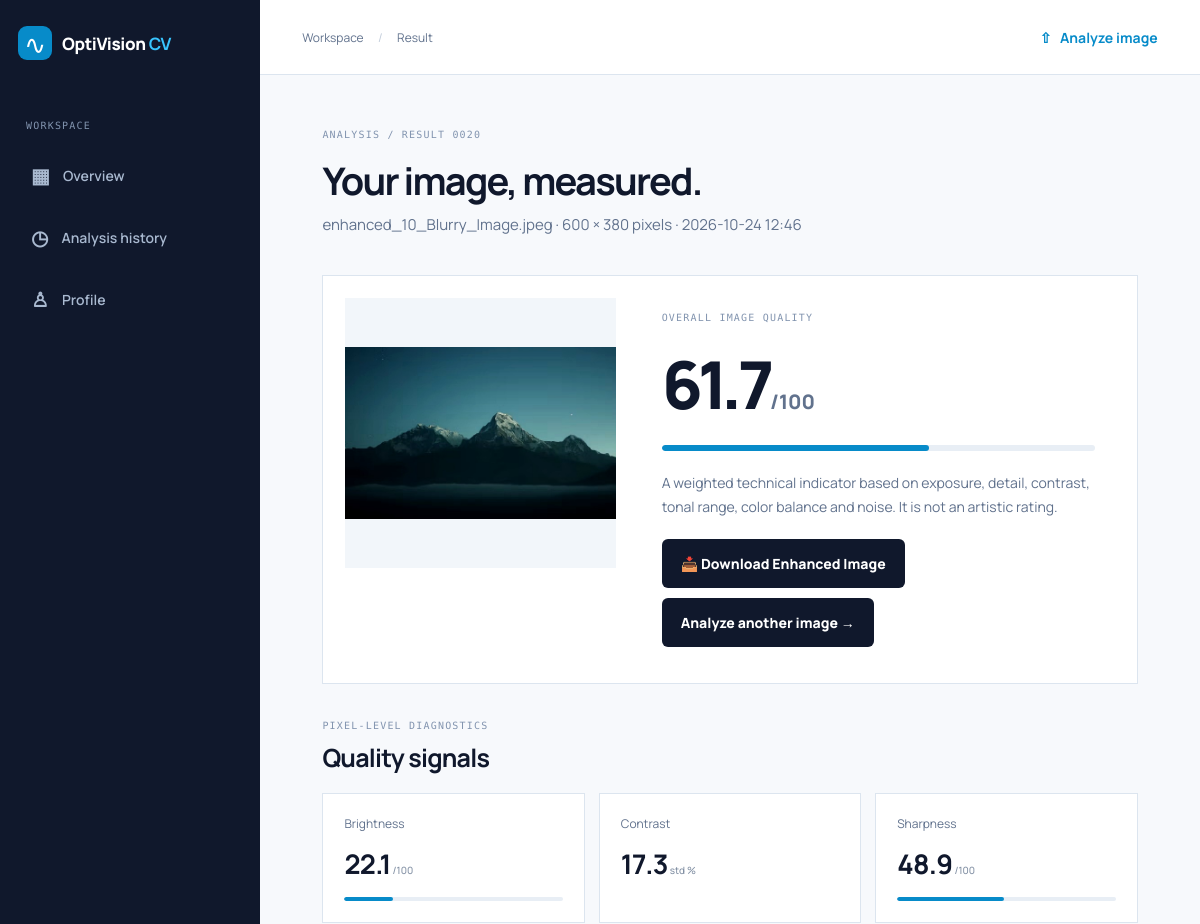
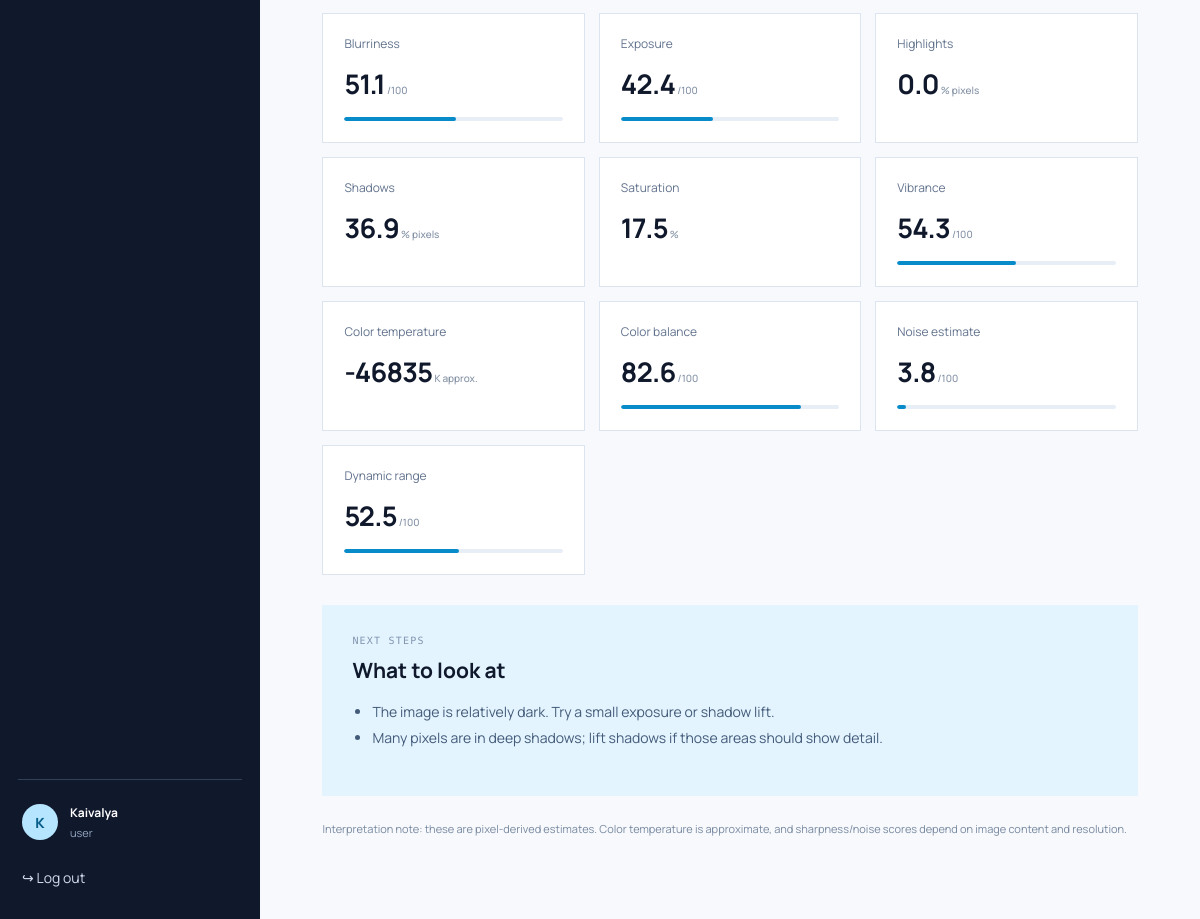
The page /result/20 (signed in) on the database its author committed (2 pictures, top to bottom).
### tables this page shows
CREATE TABLE users(
            id INTEGER PRIMARY KEY AUTOINCREMENT,
            name TEXT NOT NULL, email TEXT NOT NULL UNIQUE,
            password_hash TEXT NOT NULL, role TEXT NOT NULL DEFAULT 'user',
            active INTEGER NOT NULL DEFAULT 1, created_at TEXT NOT NULL
        );

CREATE TABLE analyses(
            id INTEGER PRIMARY KEY AUTOINCREMENT,
            user_id INTEGER NOT NULL, filename TEXT NOT NULL, stored_name TEXT NOT NULL,
            width INTEGER, height INTEGER, score REAL, metrics TEXT NOT NULL,
            created_at TEXT NOT NULL,
            FOREIGN KEY(user_id) REFERENCES users(id)
        );

### app.py (the view)
@app.route("/result/<int:analysis_id>")
@login_required
def result(analysis_id):
    with db() as con:
        row = con.execute("SELECT * FROM analyses WHERE id=?",(analysis_id,)).fetchone()
    if not row: abort(404)
    if row["user_id"] != current_user()["id"] and current_user()["role"] != "admin": abort(403)
    data = json.loads(row["metrics"])
    return render_template("result.html", row=row, metrics=data["metrics"], tips=data["tips"])

### app.py (called while the page is built)
def db():
    conn = sqlite3.connect(DB_PATH)
    conn.row_factory = sqlite3.Row
    return conn

def current_user():
    if not session.get("user_id"): return None
    with db() as con:
        return con.execute("SELECT id,name,email,role,active,created_at FROM users WHERE id=?", (session["user_id"],)).fetchone()

@app.context_processor
def inject_user():
    return {"current_user": current_user()}

def login_required(fn):
    @wraps(fn)
    def wrapper(*args, **kwargs):
        user = current_user()
        if not user:
            flash("Please sign in to continue.", "info")
            return redirect(url_for("login"))
        if not user["active"]:
            session.clear()
            flash("This account is disabled. Contact the administrator.", "error")
            return redirect(url_for("login"))
        return fn(*args, **kwargs)
    return wrapper

### templates/result.html (shortened to what this page needs)
{% extends "base.html" %}
{% block content %}
<div class="page-heading">
    <div class="eyebrow">ANALYSIS / RESULT {{ '%04d'|format(row.id) }}</div>
    <h1>Your image, measured.</h1>
    <p>{{ row.filename }} · {{ row.width }} × {{ row.height }} pixels · {{ row.created_at[:16].replace('T',' ') }}</p>
</div>
<section class="result-overview">
    <img src="{{ url_for('image_file', analysis_id=row.id) }}" alt="Analyzed image">
    <div class="score-summary">
        <div class="eyebrow">OVERALL IMAGE QUALITY</div>
        <div class="big-score">{{ '%.1f'|format(row.score) }}<small>/100</small></div>
        <div class="score-track"><span style="width:{{ row.score }}%"></span></div>
        <p>A weighted technical indicator based on exposure, detail, contrast, tonal range, color balance and noise. It is not an artistic rating.</p>
        <div style="display: flex; gap: 10px; flex-wrap: wrap; margin-top: 15px;">
            <a class="button" href="{{ url_for('download_image', analysis_id=row.id) }}">📥 Download Enhanced Image</a>
            <a class="button secondary" href="{{ url_for('upload') }}">Analyze another image →</a>
        </div>
    </div>
</section>
<div class="section-title">
    <div>
        <div class="eyebrow">PIXEL-LEVEL DIAGNOSTICS</div>
        <h2>Quality signals</h2>
    </div>
</div>
<div class="metric-grid">
{% for key, label, unit in [('brightness','Brightness','/100'),('contrast','Contrast','std %'),('sharpness','Sharpness','/100'),('blurriness','Blurriness','/100'),('exposure','Exposure','/100'),('highlights','Highlights','% pixels'),('shadows','Shadows','% pixels'),('saturation','Saturation','%'),('vibrance','Vibrance','/100'),('color_temperature','Color temperature','K approx.'),('color_balance','Color balance','/100'),('noise','Noise estimate','/100'),('dynamic_range','Dynamic range','/100')] %}
<article class="metric-card">
    <div class="metric-name">{{ label }}</div>
    <strong>{{ metrics[key] }}<small> {{ unit }}</small></strong>
    {% if key in ['brightness','sharpness','blurriness','exposure','vibrance','color_balance','noise','dynamic_range'] %}
    <div class="mini-track"><span style="width:{{ metrics[key] }}%"></span></div>
    {% endif %}
</article>
{% endfor %}
</div>
<section class="tips-panel">
    <div class="eyebrow">NEXT STEPS</div>
    <h2>What to look at</h2>
    <ul>
        {% for tip in tips %}
        <li>{{ tip }}</li>
        {% endfor %}
    </ul>
</section>
<p class="disclaimer">Interpretation note: these are pixel-derived estimates. Color temperature is approximate, and sharpness/noise scores depend on image content and resolution.</p>
{% endblock %}

### templates/base.html (shortened to what this page needs)
<!doctype html>
<html lang="en">
<head>
  <link rel="stylesheet" href="{{ url_for('static', filename='style.css') }}">
</head>
<body>
{% if current_user %}
<div class="app-shell">
  <aside class="sidebar">
    <a class="brand" href="{{ url_for('dashboard') }}"><span class="brand-icon">∿</span><span>OptiVision <b>CV</b></span></a>
    <div class="side-label">WORKSPACE</div>
    <nav>
      <a class="{{ 'active' if request.endpoint == 'dashboard' else '' }}" href="{{ url_for('dashboard') }}"><span>▦</span> Overview</a>
      <a class="{{ 'active' if request.endpoint == 'history' else '' }}" href="{{ url_for('history') }}"><span>◷</span> Analysis history</a>
      <a class="{{ 'active' if request.endpoint == 'profile' else '' }}" href="{{ url_for('profile') }}"><span>♙</span> Profile</a>
    </nav>
    <div class="sidebar-bottom">
      <div class="avatar">{{ current_user.name[:1]|upper }}</div>
      <div class="account"><strong>{{ current_user.name }}</strong><small>{{ current_user.role }}</small></div>
      <a class="logout" href="{{ url_for('logout') }}">↪ Log out</a>
    </div>
  </aside>
  <main class="main-area">
    <header class="topbar"><div class="crumb">Workspace <span>/</span> {{ request.endpoint|replace('_',' ') }}</div><a class="top-upload" href="{{ url_for('upload') }}">⇧ &nbsp; Analyze image</a></header>
    <section class="page-content">
{% endif %}
{% block content %}{% endblock %}
{% if current_user %}</section></main></div>{% else %}</main>{% endif %}
</body></html>

### static/style.css (style rules this page uses)
:root { --navy:#10182c;--ink:#10182c;--muted:#61728d;--blue:#078bc9;--cyan:#39c5ff;--pale:#e1f3ff;--line:#dce5ef;--bg:#f7f9fc;--white:#fff;--green:#08b58a }
* { box-sizing:border-box }
body { margin:0;background:var(--bg);color:var(--ink);font-family:Manrope,Arial,sans-serif;font-size:14px }
a { color:var(--blue);text-decoration:none }
.app-shell { min-height:100vh;display:flex }
.sidebar { width:260px;flex:0 0 260px;background:var(--navy);color:white;min-height:100vh;padding:26px 18px;display:flex;flex-direction:column }
.brand { display:flex;align-items:center;gap:10px;color:inherit;font-weight:800;font-size:17px;letter-spacing:-.4px }
.brand b { color:var(--cyan) }
.brand-icon { width:34px;height:34px;display:grid;place-items:center;background:#078bc9;color:#fff;border-radius:9px;font-size:26px;font-weight:500 }
.side-label,.eyebrow { font-family:'DM Mono',monospace;font-size:10px;letter-spacing:1.2px;color:#8294af }
.side-label { margin:60px 8px 16px }
.sidebar nav { display:grid;gap:5px }
.sidebar nav a { display:flex;gap:13px;align-items:center;padding:15px 13px;border-radius:8px;color:#a9b9d0;font-weight:600 }
.sidebar nav a span { font-size:20px }
.sidebar-bottom { margin-top:auto;border-top:1px solid #344057;padding:24px 4px 0;display:grid;grid-template-columns:38px 1fr;gap:10px;align-items:center }
.avatar { width:36px;height:36px;border-radius:50%;background:#b6e6ff;color:#08608a;display:grid;place-items:center;font-weight:800;flex-shrink:0 }
.account strong,.account small { display:block }
.account strong { font-size:12px }
.account small { color:#92a6c0;margin-top:4px;font-size:11px }
.logout { grid-column:1/3;color:#d2dced;margin-top:12px;padding:6px 0 }
.main-area { min-width:0;flex:1 }
.topbar { height:75px;background:white;border-bottom:1px solid var(--line);display:flex;align-items:center;justify-content:space-between;padding:0 4.5%;position:sticky;top:0;z-index:2 }
.crumb { color:var(--muted);font-size:12px;text-transform:capitalize }
.crumb span { margin:0 12px;color:#c1ccda }
.top-upload { font-weight:700 }
.page-content { padding:44px clamp(24px,5.2vw,86px) 70px;max-width:1700px;margin:auto }
.page-heading { margin:10px 0 40px }
.page-heading h1 { font-size:38px;letter-spacing:-1.8px;margin:14px 0 8px }
.page-heading p { color:var(--muted);margin:0;font-size:15px }
.button { display:inline-flex;align-items:center;justify-content:center;gap:8px;background:var(--navy);color:white;border:0;border-radius:6px;padding:15px 19px;font-weight:800;cursor:pointer;transition:.18s }
.section-title { display:flex;justify-content:space-between;align-items:end;margin-bottom:18px }
.section-title h2 { margin:9px 0 0;font-size:25px;letter-spacing:-.8px }
.result-overview { display:grid;grid-template-columns:minmax(220px,.8fr) 1.4fr;gap:26px;background:white;border:1px solid var(--line);padding:22px;margin-bottom:36px }
.result-overview>img { width:100%;height:270px;object-fit:contain;background:#f2f6fa }
.score-summary { padding:14px 20px }
.big-score { font-size:66px;font-weight:800;letter-spacing:-4px;margin:16px 0 }
.big-score small { font-size:20px;color:var(--muted);letter-spacing:0 }
.score-track,.mini-track { height:6px;background:#e8eef5;border-radius:8px;overflow:hidden }
.score-track span,.mini-track span { display:block;height:100%;background:var(--blue);border-radius:8px }
.score-summary p { max-width:540px;color:var(--muted);line-height:1.7;margin:20px 0 }
.metric-grid { display:grid;grid-template-columns:repeat(3,minmax(0,1fr));gap:14px }
.metric-card { background:white;border:1px solid var(--line);padding:21px }
.metric-name { color:var(--muted);font-size:12px }
.metric-card strong { display:block;font-size:27px;margin:13px 0 15px;letter-spacing:-.7px }
.metric-card strong small { font-size:10px;color:#8290a4;font-weight:500;letter-spacing:0 }
.mini-track { height:4px }
.tips-panel { background:#e3f4ff;margin-top:30px;padding:30px }
.tips-panel h2 { margin:10px 0 15px }
.tips-panel ul { padding-left:20px;line-height:1.9;color:#435b79 }
.disclaimer { color:#7889a0;font-size:11px;line-height:1.7;margin-top:24px }

### rows shown on the page
users: name "K", name "Kaivalya", role "user"
analyses: id "0020", filename "enhanced_10_Blurry_Image.jpeg", width "600", height "380", created_at "2026-10-24 12:46", score "61.7"

### other values the page prints
{{ request.endpoint|replace('_',' ') }} "Result"
{{ label }} "Brightness" "Contrast" "Sharpness" "Blurriness" "Exposure" "Highlights" "Shadows" "Saturation" "Vibrance" "Color temperature" "Color balance" "Noise estimate" "Dynamic range"
{{ metrics[key] }} "22.1" "17.3" "48.9" "51.1" "42.4" "0.0" "36.9" "17.5" "54.3" "-46835" "82.6" "3.8" "52.5"
{{ unit }} "/100" "std %" "/100" "/100" "/100" "% pixels" "% pixels" "%" "/100" "K approx." "/100" "/100" "/100"
{{ tip }} "The image is relatively dark. Try a small exposure or shadow lift." "Many pixels are in deep shadows; lift shadows if those areas should show detail."
